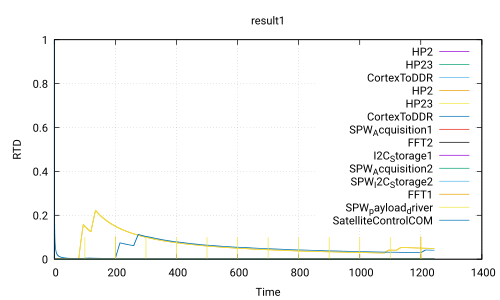

Write the gnuplot code that produced this figure.
 set title 'result1'
 set ylabel 'RTD'
 set xlabel 'Time'
 set grid
 set term pdf
 set output 'Use_case_DoubleCamera_noSafety.ATIPPIC0.executable260.0_40.0.pdf'
 plot 'Use_case_DoubleCamera_noSafety.ATIPPIC0.executable260.0_40.0.csv' using 1:2 with lines title 'HP2','Use_case_DoubleCamera_noSafety.ATIPPIC0.executable260.0_40.0.csv' using 1:3 with lines title 'HP23','Use_case_DoubleCamera_noSafety.ATIPPIC0.executable260.0_40.0.csv' using 1:4 with lines title 'CortexToDDR','Use_case_DoubleCamera_noSafety.ATIPPIC0.executable260.0_40.0.csv' using 1:5 with lines title 'HP2','Use_case_DoubleCamera_noSafety.ATIPPIC0.executable260.0_40.0.csv' using 1:6 with lines title 'HP23','Use_case_DoubleCamera_noSafety.ATIPPIC0.executable260.0_40.0.csv' using 1:7 with lines title 'CortexToDDR','Use_case_DoubleCamera_noSafety.ATIPPIC0.executable260.0_40.0.csv' using 1:8 with lines title 'SPW_Acquisition1','Use_case_DoubleCamera_noSafety.ATIPPIC0.executable260.0_40.0.csv' using 1:9 with lines title 'FFT2','Use_case_DoubleCamera_noSafety.ATIPPIC0.executable260.0_40.0.csv' using 1:10 with lines title 'I2C_Storage1','Use_case_DoubleCamera_noSafety.ATIPPIC0.executable260.0_40.0.csv' using 1:11 with lines title 'SPW_Acquisition2','Use_case_DoubleCamera_noSafety.ATIPPIC0.executable260.0_40.0.csv' using 1:12 with lines title 'SPW_I2C_Storage2','Use_case_DoubleCamera_noSafety.ATIPPIC0.executable260.0_40.0.csv' using 1:13 with lines title 'FFT1','Use_case_DoubleCamera_noSafety.ATIPPIC0.executable260.0_40.0.csv' using 1:14 with lines title 'SPW_payload_driver','Use_case_DoubleCamera_noSafety.ATIPPIC0.executable260.0_40.0.csv' using 1:15 with lines title 'SatelliteControlCOM'
